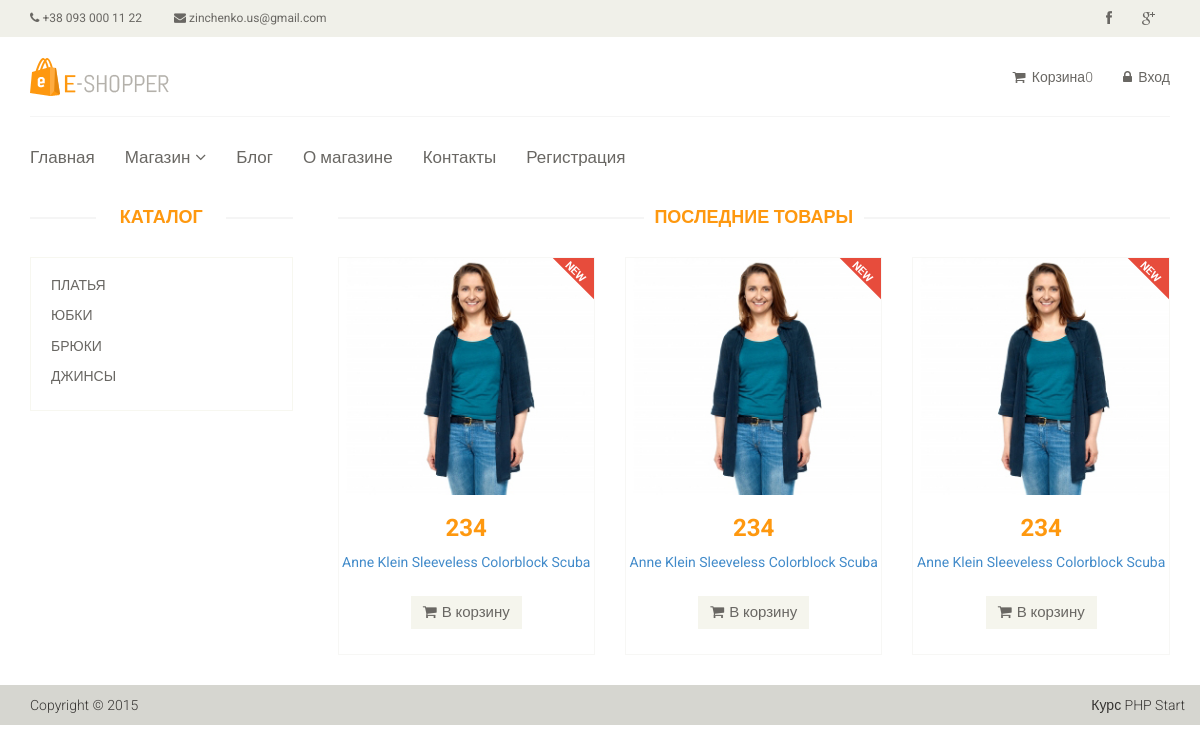
Page /category/1 on the committed database.
### tables this page shows
CREATE TABLE `category` (
  `id` int(11) NOT NULL,
  `name` varchar(255) NOT NULL,
  `sort_order` int(11) NOT NULL,
  `status` int(11) NOT NULL
);

CREATE TABLE `product` (
  `id` int(11) NOT NULL,
  `name` varchar(250) NOT NULL,
  `description` text NOT NULL,
  `brand` varchar(250) NOT NULL,
  `code` int(11) NOT NULL,
  `category_id` int(11) NOT NULL,
  `price` float NOT NULL,
  `is_new` int(11) NOT NULL,
  `is_recomended` int(11) NOT NULL,
  `status` int(11) NOT NULL,
  `images` varchar(250) NOT NULL,
  `avalibillity` int(11) NOT NULL
);

### config/routes.php (called while the page is built)
<?
return array(
'product/([0-9]+)' => 'product/view/$1',
'catalog' => 'catalog/index',
'category/([0-9]+)' => 'catalog/category/$1',
'cabinet/edit' => 'cabinet/edit',
'cabinet' => 'cabinet/index',
'user/register' => 'user/register',
'user/login' => 'user/login',
'user/logout' => 'user/logout',
'cart/add/([0-9]+)' => 'cart/add/$1',
'contact' => 'site/contact',
'admin' => 'admin/index',
'^/*$' => 'site/index',
)
?>

### controller/CatalogController.php (called while the page is built, shortened)
<?
include_once(ROOT.'/model/Category.php');
include_once(ROOT.'/model/Product.php');
class CatalogController{
public function actionCategory($categoryId){
	$categorys = Category::getCategoryList();
    $categoryProduct = Product::getCategoryByProduct($categoryId);
	require_once(ROOT.'/view/catalog/category.php');
	return true;
}
}
?>

### index.php (called while the page is built, shortened)
<?
require_once (ROOT.'/components/Router.php');
$routs = new Router;
$routs -> run();
?>

### model/Cart.php (called while the page is built, shortened)
<?
class Cart{
    public static function countItems(){
        if(isset($_SESSION['products'])){
            $count = 0;
            foreach($_SESSION['products'] as $id => $quntity){
                $count = $count + $quntity;
            }
            return $count;
        } return 0;
    }
}
?>

### model/User.php (called while the page is built, shortened)
<?
class User{
public static function isGuest(){
	if(isset($_SESSION['user'])){
		return false;
	}else return true;
}
}
?>

### model/Category.php (called while the page is built)
<?
class Category{
	public static function getCategoryList(){
$db = Db::getConnection();
$categoryList = array();
$result = $db -> query('SELECT id,name FROM category ORDER BY sort_order ASC');
$i = 0;
while($row = $result -> fetch()){
$categoryList[$i]['id'] = $row['id'];
$categoryList[$i]['name'] = $row['name'];
$i++;
	}
	return $categoryList;
}
}
?>

### model/Product.php (called while the page is built, shortened)
<?
class Product{
public static function getCategoryByProduct($categoryId = false){
if($categoryId){
$db = Db::getConnection();
$products = array();
$x = self::SHOW_BY_DEFAULT;
$result = $db -> query("SELECT id,name,price,is_new,images FROM product WHERE status = '1' AND category_id = '$categoryId' ORDER BY id DESC LIMIT $x");
$i = 0;
while($row = $result->fetch()){
	$products[$i]['id'] = $row['id'];
	$products[$i]['name'] = $row['name'];
	$products[$i]['price'] = $row['price'];
	$products[$i]['images'] = $row['images'];
	$products[$i]['is_new'] = $row['is_new'];
	$i++;
}
return $products;
   }
  }
}
?>

### view/catalog/category.php (the view)
<body>
    <?
include_once(ROOT .'/view/layouts/header.php');
?>
        <section>
            <div class="container">
                <div class="row">
                    <div class="col-sm-3">
                        <div class="left-sidebar">
                            <h2>Каталог</h2>
                            <div class="panel-group category-products">
                                <?php foreach($categorys as $key):?>
                                <div class="panel panel-default">
                                    <div class="panel-heading">
                                        <h4 class="panel-title"><a href="/category/<?= $key['id'];?>"><?= $key['name'];?></a></h4>
                                    </div>
                                </div>
                            <?php endforeach;?>
                            </div>
                        </div>
                    </div>
                    <div class="col-sm-9 padding-right">
                        <div class="features_items">
                            <h2 class="title text-center">Последние товары</h2>
                            <? foreach($categoryProduct as $key):?>
                            <div class="col-sm-4">
                                <div class="product-image-wrapper">
                                    <div class="single-products">
                                        <div class="productinfo text-center">
                                            <img src="/template/images/home/product1.jpg" alt="" />
                                            <h2><?= $key['price'];?></h2>
                                            <p><a href="/product/<?= $key['id']?>"><?= $key['name'];?></p>
                                            <a href="/cart/add/<?= $key['id']?>" class="btn btn-default add-to-cart"><i class="fa fa-shopping-cart"></i>В корзину</a>
                                        </div>
                                        <? if($key['is_new']):?>
                                        <img src="/template/images/home/new.png" class="new" alt="" />
                                    <? endif;?>
                                    </div>
                                </div>
                            </div>
                        <?php endforeach;?>
                    </div>
                </div>
            </div>
        </section>
<?
include_once(ROOT.'/view/layouts/footer.php');
?>

### components/Router.php (shortened to what this page needs)
<?
class Router{
	private $routes;
	public function __construct(){
		$routersPath = ROOT.'/config/routes.php';
		$this -> routes = include_once($routersPath);
}
private function getUri(){
	if(!empty($_SERVER['REQUEST_URI'])){
 return trim($_SERVER['REQUEST_URI'],'/');
		}
}
public function run(){
$uri = $this -> getUri();
foreach($this->routes as $uriPattern => $path){
if (preg_match("~$uriPattern~", $uri)){
$internalRouter = preg_replace("~$uriPattern~", $path, $uri);
$segment = explode('/',$internalRouter);
$nameController = array_shift($segment).'Controller';
$actionName = 'action' . ucfirst(array_shift($segment));
$parametrs = $segment;
$controllerObject = new $nameController;
$result = call_user_func_array(array($controllerObject,$actionName), $parametrs);
if($result != null){
	break;
}
}
}
	}
}

### view/layouts/header.php (shortened to what this page needs)
<? include_once(ROOT.'/model/User.php');?>
<? include_once(ROOT.'/model/Cart.php');?>
<!DOCTYPE html>
<html lang="en">
    <head>
        <link href="/template/css/bootstrap.min.css" rel="stylesheet">
        <link href="/template/css/font-awesome.min.css" rel="stylesheet">
        <link href="/template/css/prettyPhoto.css" rel="stylesheet">
        <link href="/template/css/price-range.css" rel="stylesheet">
        <link href="/template/css/animate.css" rel="stylesheet">
        <link href="/template/css/main.css" rel="stylesheet">
        <link href="/template/css/responsive.css" rel="stylesheet">
    </head>
     <header id="header">
            <div class="header_top">
                <div class="container">
                    <div class="row">
                        <div class="col-sm-6">
                            <div class="contactinfo">
                                <ul class="nav nav-pills">
                                    <li><a href="#"><i class="fa fa-phone"></i> +38 093 000 11 22</a></li>
                                    <li><a href="#"><i class="fa fa-envelope"></i> zinchenko.us@gmail.com</a></li>
                                </ul>
                            </div>
                        </div>
                        <div class="col-sm-6">
                            <div class="social-icons pull-right">
                                <ul class="nav navbar-nav">
                                    <li><a href="#"><i class="fa fa-facebook"></i></a></li>
                                    <li><a href="#"><i class="fa fa-google-plus"></i></a></li>
                                </ul>
                            </div>
                        </div>
                    </div>
                </div>
            </div>
            <div class="header-middle">
                <div class="container">
                    <div class="row">
                        <div class="col-sm-4">
                            <div class="logo pull-left">
                                <a href="index.html"><img src="template/images/home/logo.png" alt="" /></a>
                            </div>
                        </div>
                        <div class="col-sm-8">
                            <div class="shop-menu pull-right">
                                <ul class="nav navbar-nav">
                                    <li><a href="/cart/"><i class="fa fa-shopping-cart"></i> Корзина<?= Cart::countItems();?></a></li>
                                    <? if(User::isGuest()):?>
                                    <li><a href="/user/login/"><i class="fa fa-lock"></i> Вход</a></li>
                                <? else:?>
                                    <li><a href="/cabinet/"><i class="fa fa-user"></i> Аккаунт</a></li>
                                    <li><a href="/user/logout/"><i class="fa fa-unlock"></i> Выход</a></li>
                                    <? endif;?>
                                </ul>
                            </div>
                        </div>
                    </div>
                </div>
            </div>
            <div class="header-bottom">
                <div class="container">
                    <div class="row">
                        <div class="col-sm-12">
                            <div class="mainmenu pull-left">
                                <ul class="nav navbar-nav collapse navbar-collapse">
                                    <li><a href="/">Главная</a></li>
                                    <li class="dropdown"><a href="/">Магазин<i class="fa fa-angle-down"></i></a>
                                    </li>
                                    <li><a href="/blog/">Блог</a></li>
                                    <li><a href="/abot/">О магазине</a></li>
                                    <li><a href="/contact/">Контакты</a></li>
                                    <li><a href="/user/register">Регистрация</a></li>
                                </ul>
                            </div>
                        </div>
                    </div>
                </div>
            </div>
        </header>

### view/layouts/footer.php (shortened to what this page needs)
        <footer id="footer">
            <div class="footer-bottom">
                <div class="container">
                    <div class="row">
                        <p class="pull-left">Copyright © 2015</p>
                        <p class="pull-right">Курс PHP Start</p>
                    </div>
                </div>
            </div>
        </footer>
    </body>
</html>

### template/css/main.css (style rules this page uses)
body { font-family: 'Roboto', sans-serif; background:; position: relative; font-weight:400px; }
ul li { list-style: none; }
a { -webkit-transition: 300ms; -moz-transition: 300ms; -o-transition: 300ms; transition: 300ms; }
h1, h2, h3, h4, h5, h6 { font-family: 'Roboto', sans-serif; }
.header_top { background: none repeat scroll 0 0 #F0F0E9; }
.contactinfo ul li:first-child { margin-left: -15px; }
.contactinfo ul li a { font-size: 12px; color: #696763; font-family: 'Roboto', sans-serif; }
.social-icons ul li a { border: 0 none; border-radius: 0; color: #696763; padding:0px; }
.social-icons ul li { display:inline-block; }
.social-icons ul li a i { padding: 11px 15px; transition: all 0.9s ease 0s; -moz-transition: all 0.9s ease 0s; -webkit-transition: all 0.9s ease 0s; -o-transition: all 0.9s ease 0s; }
.header-middle .container .row { border-bottom: 1px solid #f5f5f5; margin-left: 0; margin-right: 0; padding-bottom: 20px; padding-top: 20px; }
.header-middle .container .row .col-sm-4 { padding-left: 0; }
.header-middle .container .row .col-sm-8 { padding-right:0; }
.shop-menu ul li { display:inline-block; padding-left: 15px; padding-right: 15px; }
.shop-menu ul li:last-child { padding-right: 0; }
.shop-menu ul li a { background: #FFFFFF; color: #696763; font-family: 'Roboto', sans-serif; font-size: 14px; font-weight: 300; padding:0; padding-right: 0; margin-top: 10px; }
.shop-menu ul li a i { margin-right:3px; }
.header-bottom { padding-bottom: 30px; padding-top: 30px; }
.navbar-collapse.collapse { padding-left: 0; }
.mainmenu ul li { padding-right: 15px; padding-left: 15px; }
.mainmenu ul li:first-child { padding-left: 0px; }
.mainmenu ul li a { color: #696763; font-family: 'Roboto', sans-serif; font-size: 17px; font-weight: 300; padding: 0; padding-bottom: 10px; }
.fa-angle-down { padding-left: 5px; }
#footer { background: #F0F0E9; }
.footer-bottom { background: #D6D6D0; padding-top: 10px; }
.footer-bottom p { color: #363432; font-family: 'Roboto', sans-serif; font-weight: 300; margin-left: 15px; }
.category-products { border: 1px solid #F7F7F0; margin-bottom: 35px; padding-bottom: 20px; padding-top: 15px; }
.left-sidebar h2, .brands_products h2 { color: #FE980F; font-family: 'Roboto', sans-serif; font-size: 18px; font-weight: 700; margin: 0 auto 30px; text-align: center; text-transform: uppercase; position: relative; z-index:3; }
.left-sidebar h2:after, h2.title:after { content: " "; position: absolute; border: 1px solid #f5f5f5; bottom:8px; left: 0; width: 100%; height: 0; z-index: -2; }
.left-sidebar h2:before { content: " "; position: absolute; background: #fff; bottom: -6px; width: 130px; height: 30px; z-index: -1; left: 50%; margin-left: -65px; }
h2.title:before { content: " "; position: absolute; background: #fff; bottom: -6px; width: 220px; height: 30px; z-index: -1; left: 50%; margin-left: -110px; }
.category-products .panel { background-color: #FFFFFF; border: 0px; border-radius: 0px; box-shadow:none; margin-bottom: 0px; }
.category-products .panel-default .panel-heading { background-color: #FFFFFF; border: 0 none; color: #FFFFFF; padding: 5px 20px; }
.category-products .panel-default .panel-heading .panel-title a { color: #696763; font-family: 'Roboto', sans-serif; font-size: 14px; text-decoration: none; text-transform: uppercase; }
.padding-right { padding-right: 0; }
.features_items { overflow:hidden; }
h2.title { color: #FE980F; font-family: 'Roboto', sans-serif; font-size: 18px; font-weight: 700; margin: 0 15px; text-transform: uppercase; margin-bottom: 30px; position: relative; }
.product-image-wrapper { border:1px solid #F7F7F5; overflow: hidden; margin-bottom:30px; }
.single-products { position: relative; }
.new, .sale { position: absolute; top: 0; right: 0; }
.productinfo h2 { color: #FE980F; font-family: 'Roboto', sans-serif; font-size: 24px; font-weight: 700; }
.productinfo p { font-family: 'Roboto', sans-serif; font-size: 14px; font-weight: 400; color: #696763; height: 34px; }
.productinfo img { width: 100%; }
.productinfo { position:relative; }
.add-to-cart { background:#F5F5ED; border: 0 none; border-radius: 0; color: #696763; font-family: 'Roboto', sans-serif; font-size: 15px; margin-bottom: 25px; }
.add-to-cart i { margin-right:5px; }

### rows in the picture
category: name "ПЛАТЬЯ"
category: name "ЮБКИ"
category: name "БРЮКИ"
category: name "ДЖИНСЫ"
product: price "234", name "Anne Klein Sleeveless Colorblock Scuba", is_new 1 (drawn)
product: price "234", name "Anne Klein Sleeveless Colorblock Scuba", is_new 1 (drawn)

### other values in the picture
$key['price'] "234"
$key['name'] "Anne Klein Sleeveless Colorblock Scuba"
